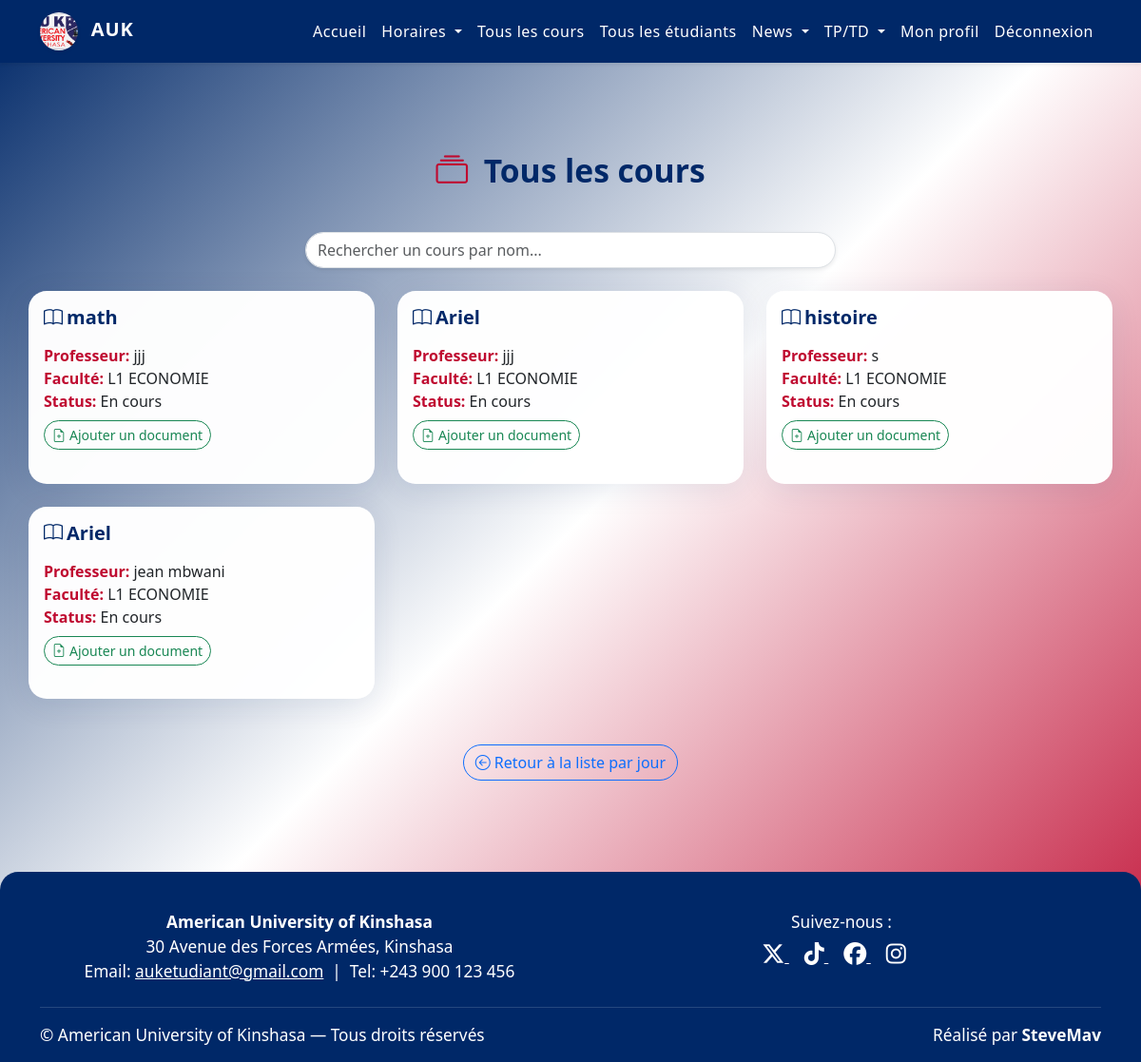
Page /schedule/course/ (signed in) on the earlier database version.
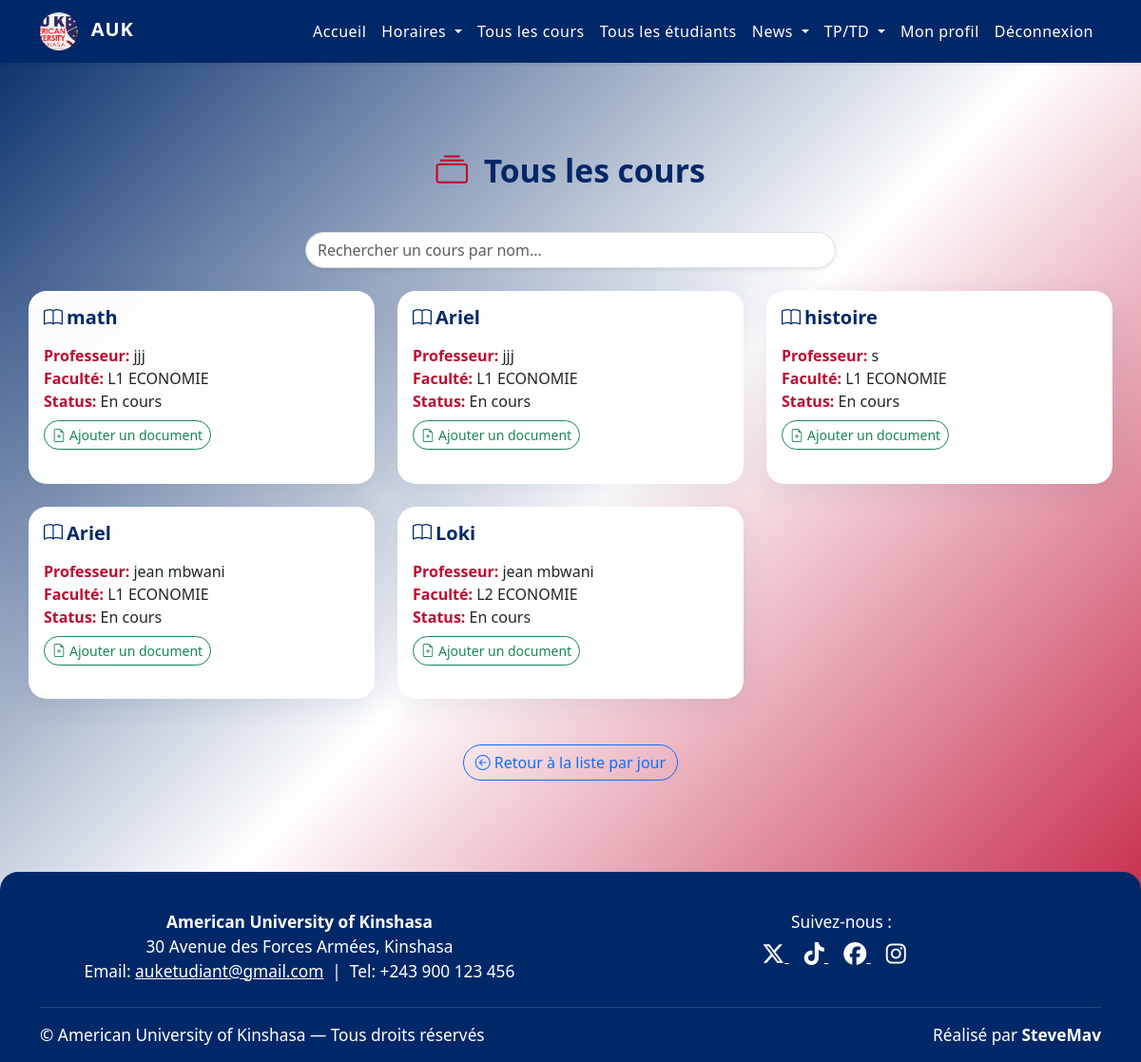
Same page on the later database version.
### schedule/models.py (models this page shows, shortened)
class Course(models.Model):
    name = models.CharField(max_length=255)
    professor = models.CharField(max_length=255)
    total_hours = models.FloatField()
    faculty = models.ForeignKey(Faculty, on_delete=models.CASCADE)
    finished = models.BooleanField(default=False)

class Faculty(models.Model):
    name = models.CharField(max_length=255)
    level = models.CharField(max_length=255, null=True, blank=True)
    head_of_faculty = models.CharField(max_length=255, null=True, blank=True)

### schedule/views.py (the view)
# urls.py: path('course/', views.all_courses_view, name='all_courses'),
@login_required
def all_courses_view(request):
    user = request.user
    if user.is_superuser:
        courses = Course.objects.all().prefetch_related('files', 'faculty')
    elif hasattr(user, 'cpprofile'):
        courses = Course.objects.filter(faculty=user.cpprofile.faculty).prefetch_related('files', 'faculty')
    else:
        try:
            faculty = UserProfile.objects.get(user=user).faculty
            courses = Course.objects.filter(faculty=faculty).prefetch_related('files', 'faculty')
        except (UserProfile.DoesNotExist, ObjectDoesNotExist):
            courses = Course.objects.none()
    return render(request, 'schedule/all_courses.html', {'courses': courses})

### schedule/templatetags/schedule_tags.py (called while the page is built)
@register.filter
def basename(value):
    return os.path.basename(value)

### schedule/templates/schedule/all_courses.html (shortened to what this page needs)
{% load schedule_tags %}
<!DOCTYPE html>
<html>
<head>
    <link href="https://cdn.jsdelivr.net/npm/bootstrap@5.3.0/dist/css/bootstrap.min.css" rel="stylesheet">
    <link href="https://cdn.jsdelivr.net/npm/bootstrap-icons@1.10.5/font/bootstrap-icons.css" rel="stylesheet">
</head>
<body>
    {% include 'navbar.html' %}
    <div class="container py-5 px-2 px-md-0">
        <div class="courses-title">
            <i class="bi bi-collection me-2" style="color:#bf0a30;"></i>
            Tous les cours
        </div>
        <div class="row mb-4 justify-content-center">
            <div class="col-12 col-md-8 col-lg-6">
                <input type="text" id="searchCourseInput" class="form-control rounded-pill shadow-sm" placeholder="Rechercher un cours par nom...">
            </div>
        </div>
        <div class="row">
            {% for course in courses %}
            <div class="col-md-4 mb-4">
                <div class="card course-card h-100">
                    <div class="card-body">
                        <h5 class="card-title mb-3">
                            <a href="#" data-bs-toggle="modal" data-bs-target="#modalCourseFiles{{ course.id }}">
                                <i class="bi bi-book me-1"></i>{{ course.name }}
                            </a>
                        </h5>
                        <p class="card-text mb-2">
                            <strong>Professeur:</strong> {{ course.professor }}<br>
                            <strong>Faculté:</strong> {{ course.faculty.name }}<br>
                            <strong>Status:</strong> {{ course.finished|yesno:"Terminé,En cours" }}
                        </p>
                        {% if perms.schedule.add_coursefile %}
                            {% with "Ajouter un document" as btn_text %}
                                <button type="button" class="btn btn-outline-success btn-sm add-pdf-btn" data-bs-toggle="modal" data-bs-target="#modalCourseFiles{{ course.id }}">
                                    <i class="bi bi-file-earmark-plus me-1"></i>{{ btn_text }}
                                </button>
                            {% endwith %}
                        {% else %}
                            {% with "Voir les documents" as btn_text %}
                                <button type="button" class="btn btn-outline-primary btn-sm add-pdf-btn" data-bs-toggle="modal" data-bs-target="#modalCourseFiles{{ course.id }}">
                                    <i class="bi bi-file-earmark-text me-1"></i>{{ btn_text }}
                                </button>
                            {% endwith %}
                        {% endif %}
                    </div>
                </div>
            </div>
            {% endfor %}
        </div>
        <div class="text-center">
            <a href="{% url 'schedule:course_list' %}" class="btn btn-outline-primary back-btn mt-4">
                <i class="bi bi-arrow-left-circle me-1"></i>Retour à la liste par jour
            </a>
        </div>
    </div>
    {% include 'footer.html' %}
</body>
</html>

Differences in the rows shown:
added Course: name "Loki", professor "jean mbwani", faculty.name "L2 ECONOMIE", finished "En cours", btn_text "Ajouter un document"
